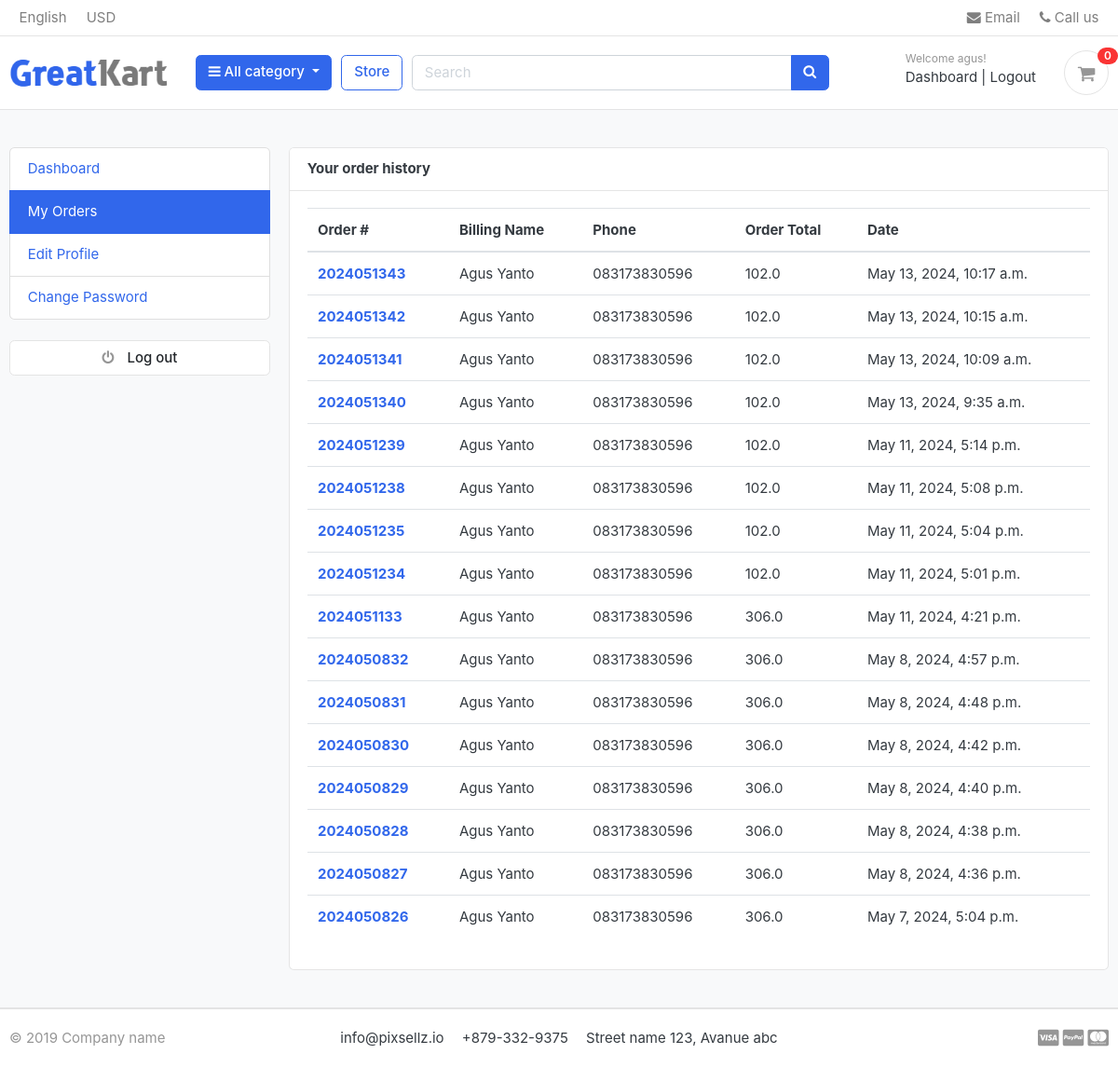
Page /accounts/my_orders/ (signed in) on the earlier database version.
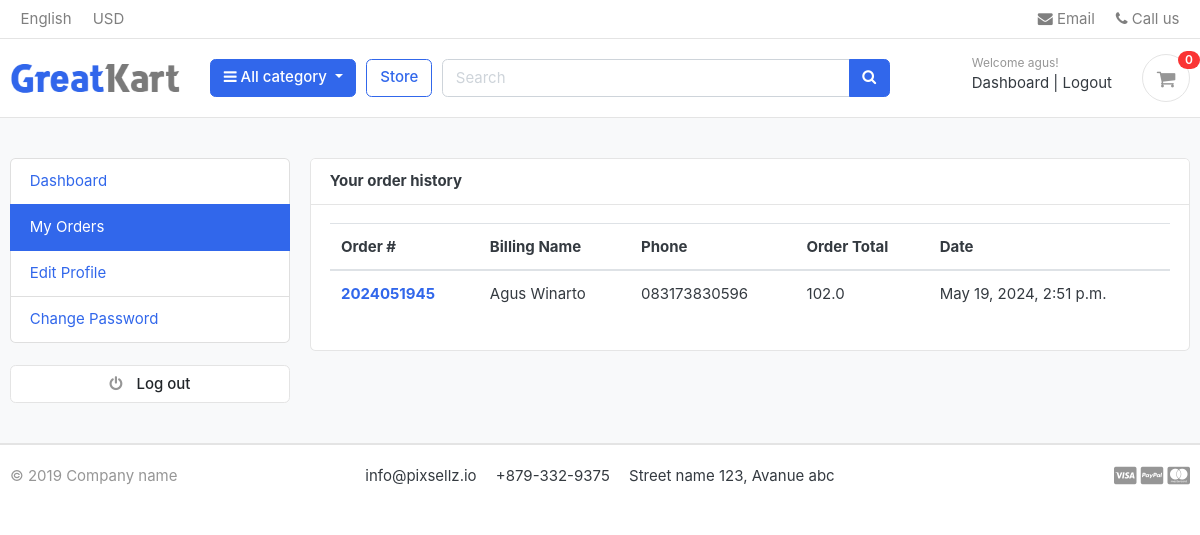
Same page on the later database version.
### orders/models.py (models this page shows, shortened)
class Order(models.Model):
    STATUS = (
        ('New','New'),
        ('Accepted','Accepted'),
        ('Completed','Completed'),
        ('Cancelled','Cancelled'),
    )
    user = models.ForeignKey(Account, on_delete=models.SET_NULL,null=True)
    payment = models.ForeignKey(Payment, on_delete=models.SET_NULL,blank=True,null=True)
    order_number = models.CharField(max_length=20)
    first_name = models.CharField(max_length=50)
    last_name = models.CharField(max_length=50)
    phone = models.CharField(max_length=15)
    email = models.EmailField(max_length=50)
    address_line_1 = models.CharField(max_length=50)
    address_line_2 = models.CharField(max_length=50,blank=True)
    country = models.CharField(max_length=50)
    state = models.CharField(max_length=50)
    city = models.CharField(max_length=50)
    order_note = models.CharField(max_length=100,blank=True)
    order_total = models.FloatField()
    tax = models.FloatField()
    status = models.CharField(max_length=10,choices=STATUS,default='New')
    ip = models.CharField(blank=True,max_length=20)
    is_ordered = models.BooleanField(default=False)
    created_at = models.DateTimeField(auto_now_add=True)
    updated_at = models.DateTimeField(auto_now=True)
    def full_name(self):
        return f'{self.first_name} {self.last_name}'

### accounts/views.py (the view)
# urls.py: path('my_orders/', views.my_orders,name='my_orders'),
@login_required(login_url='login')
def my_orders(request):
    orders = Order.objects.filter(user=request.user, is_ordered =True).order_by('-created_at')
    context = {
        'orders':orders,
    }
    return render(request,'accounts/my_orders.html',context)

### carts/context_processors.py (called while the page is built)
def counter(request):
    cart_count = 0
    if 'admin' in request.path:
        return {}
    else:
        try:
            cart = Cart.objects.filter(cart_id=_cart_id(request))
            if request.user.is_authenticated:
                cart_items = CartItem.objects.all().filter(user=request.user)
            else:
                cart_items = CartItem.objects.all().filter(cart=cart[:1])
            for cart_item in cart_items:
                cart_count += cart_item.quantity
        except Cart.DoesNotExist:
            cart_count=0
    return dict(cart_count=cart_count)

### carts/views.py (called while the page is built)
def _cart_id(request):
    cart = request.session.session_key
    if not cart:
        cart = request.session.create()
    return cart

### category/context_processors.py (called while the page is built)
def menu_links(request):
    links = Category.objects.all()
    return dict(links = links)

### category/models.py (called while the page is built)
    def get_url(self):
        return reverse('products_by_category',args=[self.slug])

### templates/accounts/my_orders.html (shortened to what this page needs)
{% extends 'base.html' %}
{% block content %}
<section class="section-conten padding-y bg">
    <div class="container">
        <div class="row">
        {% include 'includes/dashboard_sidebar.html'%}
        <main class="col-md-9">
            <article class="card">
            <header class="card-header">
                <strong class="d-inline-block mr-3">Your order history</strong>
            </header>
            <div class="card-body">
                <div class="row">
                    <div class="col-md-12">
                        <table class="table table-hover">
                            <thead>
                                <tr>
                                    <th scope="col">Order #</th>
                                    <th scope="col">Billing Name</th>
                                    <th scope="col">Phone</th>
                                    <th scope="col">Order Total</th>
                                    <th scope="col">Date</th>
                                </tr>
                            </thead>
                            <tbody>
                                {% for order in orders%}
                                <tr>
                                    <th scope="row"><a href="{% url 'order_detail' order.order_number %}">{{order.order_number}}</a></th>
                                    <td>{{order.full_name}}</td>
                                    <td>{{order.phone}}</td>
                                    <td>{{order.order_total}}</td>
                                    <td>{{order.created_at}}</td>
                                </tr>
                                {% endfor %}
                            </tbody>
                        </table>
                    </div>
                </div>
            </div>
            </article>
        </main>
    </div>
    </div>
</section>
{% endblock %}

Differences in the rows shown:
removed Order: order_number "2024051343", full_name "Agus Yanto", phone "083173830596", order_total "102.0", created_at "May 13, 2024, 10:17 a.m."
removed Order: order_number "2024051342", full_name "Agus Yanto", phone "083173830596", order_total "102.0", created_at "May 13, 2024, 10:15 a.m."
removed Order: order_number "2024051341", full_name "Agus Yanto", phone "083173830596", order_total "102.0", created_at "May 13, 2024, 10:09 a.m."
removed Order: order_number "2024051340", full_name "Agus Yanto", phone "083173830596", order_total "102.0", created_at "May 13, 2024, 9:35 a.m."
removed Order: order_number "2024051239", full_name "Agus Yanto", phone "083173830596", order_total "102.0", created_at "May 11, 2024, 5:14 p.m."
removed Order: order_number "2024051238", full_name "Agus Yanto", phone "083173830596", order_total "102.0", created_at "May 11, 2024, 5:08 p.m."
removed Order: order_number "2024051235", full_name "Agus Yanto", phone "083173830596", order_total "102.0", created_at "May 11, 2024, 5:04 p.m."
removed Order: order_number "2024051234", full_name "Agus Yanto", phone "083173830596", order_total "102.0", created_at "May 11, 2024, 5:01 p.m."
removed Order: order_number "2024051133", full_name "Agus Yanto", phone "083173830596", order_total "306.0", created_at "May 11, 2024, 4:21 p.m."
removed Order: order_number "2024050832", full_name "Agus Yanto", phone "083173830596", order_total "306.0", created_at "May 8, 2024, 4:57 p.m."
removed Order: order_number "2024050831", full_name "Agus Yanto", phone "083173830596", order_total "306.0", created_at "May 8, 2024, 4:48 p.m."
removed Order: order_number "2024050830", full_name "Agus Yanto", phone "083173830596", order_total "306.0", created_at "May 8, 2024, 4:42 p.m."
removed Order: order_number "2024050829", full_name "Agus Yanto", phone "083173830596", order_total "306.0", created_at "May 8, 2024, 4:40 p.m."
removed Order: order_number "2024050828", full_name "Agus Yanto", phone "083173830596", order_total "306.0", created_at "May 8, 2024, 4:38 p.m."
removed Order: order_number "2024050827", full_name "Agus Yanto", phone "083173830596", order_total "306.0", created_at "May 8, 2024, 4:36 p.m."
removed Order: order_number "2024050826", full_name "Agus Yanto", phone "083173830596", order_total "306.0", created_at "May 7, 2024, 5:04 p.m."
added Order: order_number "2024051945", full_name "Agus Winarto", phone "083173830596", order_total "102.0", created_at "May 19, 2024, 2:51 p.m."
